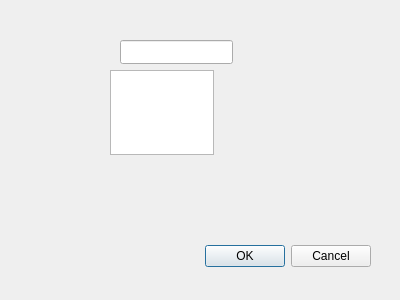
<?xml version="1.0" encoding="UTF-8"?>
<ui version="4.0">
 <class>Dialog</class>
 <widget class="QDialog" name="Dialog">
  <property name="geometry">
   <rect>
    <x>0</x>
    <y>0</y>
    <width>400</width>
    <height>300</height>
   </rect>
  </property>
  <property name="windowTitle">
   <string>Dialog</string>
  </property>
  <widget class="QDialogButtonBox" name="buttonBox">
   <property name="geometry">
    <rect>
     <x>30</x>
     <y>240</y>
     <width>341</width>
     <height>32</height>
    </rect>
   </property>
   <property name="orientation">
    <enum>Qt::Horizontal</enum>
   </property>
   <property name="standardButtons">
    <set>QDialogButtonBox::Cancel|QDialogButtonBox::Ok</set>
   </property>
  </widget>
  <widget class="QLineEdit" name="lineEdit">
   <property name="geometry">
    <rect>
     <x>120</x>
     <y>40</y>
     <width>113</width>
     <height>24</height>
    </rect>
   </property>
  </widget>
  <widget class="QTextEdit" name="textEdit">
   <property name="geometry">
    <rect>
     <x>110</x>
     <y>70</y>
     <width>104</width>
     <height>85</height>
    </rect>
   </property>
  </widget>
 </widget>
 <resources/>
 <connections>
  <connection>
   <sender>buttonBox</sender>
   <signal>accepted()</signal>
   <receiver>Dialog</receiver>
   <slot>accept()</slot>
   <hints>
    <hint type="sourcelabel">
     <x>248</x>
     <y>254</y>
    </hint>
    <hint type="destinationlabel">
     <x>157</x>
     <y>274</y>
    </hint>
   </hints>
  </connection>
  <connection>
   <sender>buttonBox</sender>
   <signal>rejected()</signal>
   <receiver>Dialog</receiver>
   <slot>reject()</slot>
   <hints>
    <hint type="sourcelabel">
     <x>316</x>
     <y>260</y>
    </hint>
    <hint type="destinationlabel">
     <x>286</x>
     <y>274</y>
    </hint>
   </hints>
  </connection>
 </connections>
</ui>
